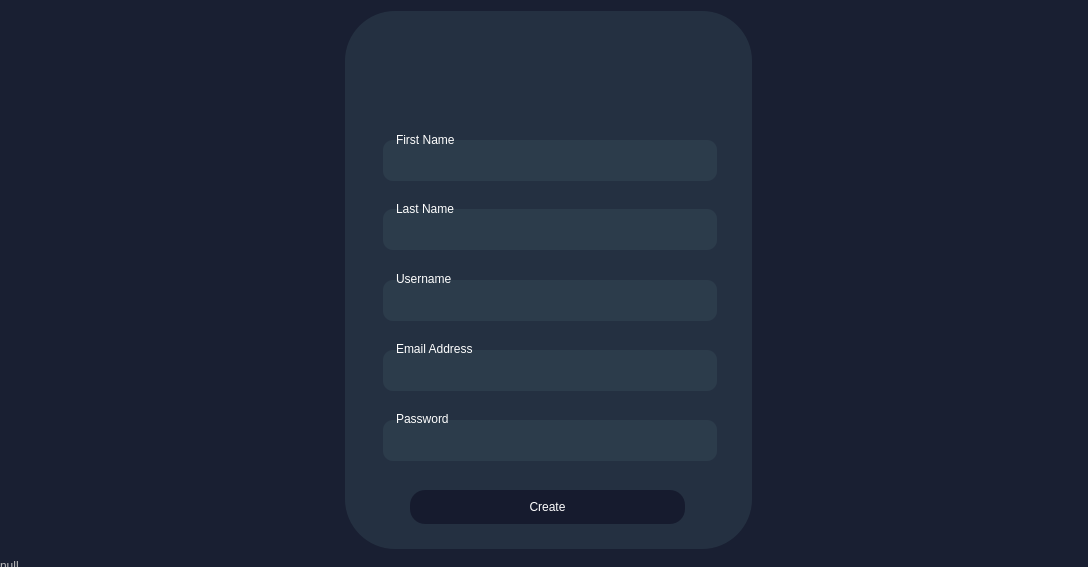
<?xml version="1.0" encoding="UTF-8"?>
<ui version="4.0">
 <class>signup</class>
 <widget class="QDialog" name="signup">
  <property name="geometry">
   <rect>
    <x>0</x>
    <y>0</y>
    <width>1088</width>
    <height>567</height>
   </rect>
  </property>
  <property name="windowTitle">
   <string>Sign Up</string>
  </property>
  <property name="styleSheet">
   <string notr="true">background-color: rgb(25, 31, 50);
</string>
  </property>
  <widget class="QCheckBox" name="eye_closed">
   <property name="geometry">
    <rect>
     <x>612</x>
     <y>326</y>
     <width>40</width>
     <height>22</height>
    </rect>
   </property>
   <property name="cursor">
    <cursorShape>PointingHandCursor</cursorShape>
   </property>
   <property name="styleSheet">
    <string notr="true">QCheckBox::indicator {
    border: none; /* Remove border */
}

QCheckBox {
    background-color: transparent; /* Remove background color */
}
</string>
   </property>
   <property name="text">
    <string/>
   </property>
   <property name="icon">
    <iconset>
     <normaloff>C:/Users/admin/Downloads/eye_closed.png</normaloff>C:/Users/admin/Downloads/eye_closed.png</iconset>
   </property>
   <property name="checkable">
    <bool>false</bool>
   </property>
   <property name="checked">
    <bool>false</bool>
   </property>
  </widget>
  <widget class="QLabel" name="cyber_bg">
   <property name="geometry">
    <rect>
     <x>492</x>
     <y>130</y>
     <width>411</width>
     <height>331</height>
    </rect>
   </property>
   <property name="styleSheet">
    <string notr="true">background-color: rgba(255, 255, 255, 0);</string>
   </property>
   <property name="text">
    <string/>
   </property>
   <property name="pixmap">
    <pixmap resource="wardenfort.qrc">:/wardenfort/wardenfort 1.png</pixmap>
   </property>
  </widget>
  <widget class="QLabel" name="wf_logo">
   <property name="geometry">
    <rect>
     <x>505</x>
     <y>8</y>
     <width>101</width>
     <height>121</height>
    </rect>
   </property>
   <property name="styleSheet">
    <string notr="true">color: rgba(0, 0, 0, 0);
background-color: rgba(0, 0, 0, 0);</string>
   </property>
   <property name="text">
    <string/>
   </property>
   <property name="pixmap">
    <pixmap resource="wardenfort.qrc">:/wardenfort/7-removebg-preview 1.png</pixmap>
   </property>
  </widget>
  <widget class="QCheckBox" name="eye_open">
   <property name="enabled">
    <bool>true</bool>
   </property>
   <property name="geometry">
    <rect>
     <x>612</x>
     <y>327</y>
     <width>51</width>
     <height>21</height>
    </rect>
   </property>
   <property name="cursor">
    <cursorShape>PointingHandCursor</cursorShape>
   </property>
   <property name="styleSheet">
    <string notr="true">QCheckBox::indicator {
    border: none; /* Remove border */
}

QCheckBox {
    background-color: transparent; /* Remove background color */
}
</string>
   </property>
   <property name="text">
    <string/>
   </property>
   <property name="icon">
    <iconset>
     <selectedoff>C:/Users/admin/Downloads/eye_open.png</selectedoff>
    </iconset>
   </property>
   <property name="shortcut">
    <string/>
   </property>
   <property name="checkable">
    <bool>false</bool>
   </property>
   <property name="checked">
    <bool>false</bool>
   </property>
   <property name="tristate">
    <bool>false</bool>
   </property>
  </widget>
  <widget class="QLabel" name="wf_word">
   <property name="geometry">
    <rect>
     <x>452</x>
     <y>111</y>
     <width>201</width>
     <height>21</height>
    </rect>
   </property>
   <property name="styleSheet">
    <string notr="true">background-color: rgba(255, 255, 255, 0);</string>
   </property>
   <property name="text">
    <string/>
   </property>
   <property name="pixmap">
    <pixmap resource="wardenfort.qrc">:/wardenfort/wardenfort_word (1).png</pixmap>
   </property>
  </widget>
  <widget class="QWidget" name="widget_2" native="true">
   <property name="geometry">
    <rect>
     <x>345</x>
     <y>11</y>
     <width>407</width>
     <height>538</height>
    </rect>
   </property>
   <property name="styleSheet">
    <string notr="true">background-color: rgba(44, 60, 75, 0.6); 
border-radius: 50px;
</string>
   </property>
  </widget>
  <widget class="QLineEdit" name="first_name">
   <property name="geometry">
    <rect>
     <x>383</x>
     <y>140</y>
     <width>334</width>
     <height>41</height>
    </rect>
   </property>
   <property name="styleSheet">
    <string notr="true">QLineEdit {
border-radius: 10px; 
background-color: rgb(44, 60, 75);
	color: rgb(255, 255, 255);
padding: 10px;
}

</string>
   </property>
   <property name="inputMask">
    <string/>
   </property>
   <property name="text">
    <string/>
   </property>
   <property name="placeholderText">
    <string/>
   </property>
  </widget>
  <widget class="QLineEdit" name="last_name">
   <property name="geometry">
    <rect>
     <x>383</x>
     <y>209</y>
     <width>334</width>
     <height>41</height>
    </rect>
   </property>
   <property name="styleSheet">
    <string notr="true">QLineEdit {
border-radius: 10px; 
background-color: rgb(44, 60, 75);
	color: rgb(255, 255, 255);
padding: 10px;
}

</string>
   </property>
   <property name="inputMask">
    <string/>
   </property>
   <property name="text">
    <string/>
   </property>
   <property name="placeholderText">
    <string/>
   </property>
  </widget>
  <widget class="QLineEdit" name="username">
   <property name="geometry">
    <rect>
     <x>383</x>
     <y>280</y>
     <width>334</width>
     <height>41</height>
    </rect>
   </property>
   <property name="styleSheet">
    <string notr="true">QLineEdit {
border-radius: 10px; 
background-color: rgb(44, 60, 75);
	color: rgb(255, 255, 255);
padding: 10px;
}

</string>
   </property>
   <property name="inputMask">
    <string/>
   </property>
   <property name="text">
    <string/>
   </property>
   <property name="placeholderText">
    <string/>
   </property>
  </widget>
  <widget class="QLineEdit" name="password">
   <property name="geometry">
    <rect>
     <x>383</x>
     <y>420</y>
     <width>334</width>
     <height>41</height>
    </rect>
   </property>
   <property name="styleSheet">
    <string notr="true">QLineEdit {
border-radius: 10px; 
background-color: rgb(44, 60, 75);
	color: rgb(255, 255, 255);
padding: 10px;
}

</string>
   </property>
   <property name="inputMask">
    <string/>
   </property>
   <property name="text">
    <string/>
   </property>
   <property name="placeholderText">
    <string/>
   </property>
  </widget>
  <widget class="QLineEdit" name="email_address">
   <property name="geometry">
    <rect>
     <x>383</x>
     <y>350</y>
     <width>334</width>
     <height>41</height>
    </rect>
   </property>
   <property name="styleSheet">
    <string notr="true">QLineEdit {
border-radius: 10px; 
background-color: rgb(44, 60, 75);
	color: rgb(255, 255, 255);
padding: 10px;
}

</string>
   </property>
   <property name="inputMask">
    <string notr="true"/>
   </property>
   <property name="text">
    <string notr="true"/>
   </property>
   <property name="maxLength">
    <number>32767</number>
   </property>
   <property name="placeholderText">
    <string/>
   </property>
  </widget>
  <widget class="QPushButton" name="create_button">
   <property name="geometry">
    <rect>
     <x>410</x>
     <y>490</y>
     <width>275</width>
     <height>34</height>
    </rect>
   </property>
   <property name="minimumSize">
    <size>
     <width>275</width>
     <height>34</height>
    </size>
   </property>
   <property name="maximumSize">
    <size>
     <width>275</width>
     <height>34</height>
    </size>
   </property>
   <property name="styleSheet">
    <string notr="true">QPushButton {
border-radius: 15px; 
background-color: rgb(22, 27, 46);
color: white;
}
QPushButton:hover {
}
QPushButton:pressed {
background-color: rgb(24, 40, 55); /* Adjust pressed color if needed */
}</string>
   </property>
   <property name="text">
    <string>Create</string>
   </property>
  </widget>
  <widget class="QCheckBox" name="back_button">
   <property name="geometry">
    <rect>
     <x>0</x>
     <y>10</y>
     <width>41</width>
     <height>22</height>
    </rect>
   </property>
   <property name="cursor">
    <cursorShape>PointingHandCursor</cursorShape>
   </property>
   <property name="styleSheet">
    <string notr="true">QCheckBox::indicator {
    border: none; /* Remove border */
}

QCheckBox {
    background-color: transparent; /* Remove background color */
}
</string>
   </property>
   <property name="text">
    <string/>
   </property>
   <property name="icon">
    <iconset resource="wardenfort.qrc">
     <normaloff>:/wardenfort/dd1_rotated.png</normaloff>:/wardenfort/dd1_rotated.png</iconset>
   </property>
  </widget>
  <widget class="QLabel" name="fn_text">
   <property name="geometry">
    <rect>
     <x>396</x>
     <y>132</y>
     <width>61</width>
     <height>16</height>
    </rect>
   </property>
   <property name="styleSheet">
    <string notr="true">background-color: rgba(255, 255, 255, 0);
font: 700 9pt &quot;Segoe UI&quot;;
color: rgb(255, 255, 255);</string>
   </property>
   <property name="text">
    <string>First Name</string>
   </property>
  </widget>
  <widget class="QLabel" name="ln_text">
   <property name="geometry">
    <rect>
     <x>396</x>
     <y>201</y>
     <width>61</width>
     <height>16</height>
    </rect>
   </property>
   <property name="styleSheet">
    <string notr="true">background-color: rgba(255, 255, 255, 0);
font: 700 9pt &quot;Segoe UI&quot;;
color: rgb(255, 255, 255);</string>
   </property>
   <property name="text">
    <string>Last Name</string>
   </property>
  </widget>
  <widget class="QLabel" name="un_text">
   <property name="geometry">
    <rect>
     <x>396</x>
     <y>271</y>
     <width>61</width>
     <height>16</height>
    </rect>
   </property>
   <property name="styleSheet">
    <string notr="true">background-color: rgba(255, 255, 255, 0);
font: 700 9pt &quot;Segoe UI&quot;;
color: rgb(255, 255, 255);</string>
   </property>
   <property name="text">
    <string>Username</string>
   </property>
  </widget>
  <widget class="QLabel" name="emtext">
   <property name="geometry">
    <rect>
     <x>396</x>
     <y>341</y>
     <width>91</width>
     <height>16</height>
    </rect>
   </property>
   <property name="styleSheet">
    <string notr="true">background-color: rgba(255, 255, 255, 0);
font: 700 9pt &quot;Segoe UI&quot;;
color: rgb(255, 255, 255);</string>
   </property>
   <property name="text">
    <string>Email Address</string>
   </property>
  </widget>
  <widget class="QLabel" name="pd_text">
   <property name="geometry">
    <rect>
     <x>396</x>
     <y>411</y>
     <width>91</width>
     <height>16</height>
    </rect>
   </property>
   <property name="styleSheet">
    <string notr="true">background-color: rgba(255, 255, 255, 0);
font: 700 9pt &quot;Segoe UI&quot;;
color: rgb(255, 255, 255);</string>
   </property>
   <property name="text">
    <string>Password</string>
   </property>
  </widget>
  <widget class="QLabel" name="pass_rest">
   <property name="enabled">
    <bool>false</bool>
   </property>
   <property name="geometry">
    <rect>
     <x>0</x>
     <y>558</y>
     <width>49</width>
     <height>16</height>
    </rect>
   </property>
   <property name="styleSheet">
    <string notr="true">background-color: rgba(255, 255, 255, 0);</string>
   </property>
   <property name="text">
    <string>null</string>
   </property>
  </widget>
  <zorder>cyber_bg</zorder>
  <zorder>widget_2</zorder>
  <zorder>eye_closed</zorder>
  <zorder>wf_logo</zorder>
  <zorder>eye_open</zorder>
  <zorder>wf_word</zorder>
  <zorder>first_name</zorder>
  <zorder>last_name</zorder>
  <zorder>username</zorder>
  <zorder>password</zorder>
  <zorder>email_address</zorder>
  <zorder>create_button</zorder>
  <zorder>back_button</zorder>
  <zorder>fn_text</zorder>
  <zorder>ln_text</zorder>
  <zorder>un_text</zorder>
  <zorder>pd_text</zorder>
  <zorder>pass_rest</zorder>
  <zorder>emtext</zorder>
 </widget>
 <resources>
  <include location="wardenfort.qrc"/>
 </resources>
 <connections/>
</ui>
